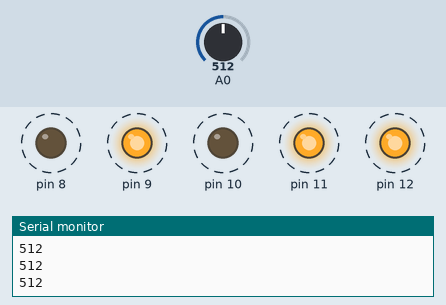
A sketch run on a simulated Arduino Uno, built with avr-gcc and run on an emulated ATmega328P. On the bench: output pins drawn as LEDs (lit = HIGH), the last lines printed to the serial monitor. Dashed ring = blinking. The test bench sets the inputs (shaded band); at power-on: A0 = 512.

Above: at 0.75 s.
1.3 s: A0 set to 116
4.3 s: A0 set to 106
At 4.72 s:
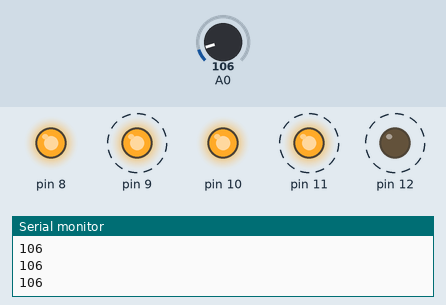
7.3 s: A0 set to 122
At 7.9 s:
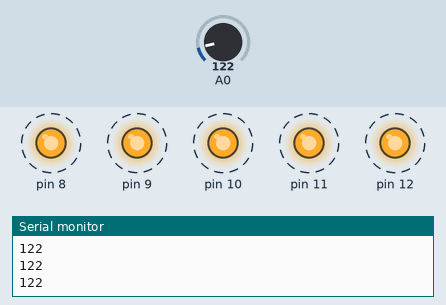
10.3 s: A0 set to 100
At 10.64 s:
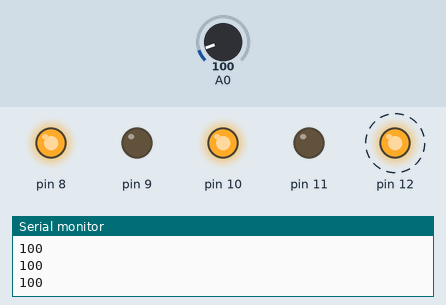
13.3 s: A0 set to 120
At 13.72 s:
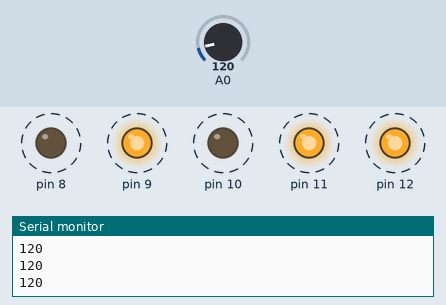
Timing chart, 0 to 17.3 s (numbered marks = the images above; inputs shaded):
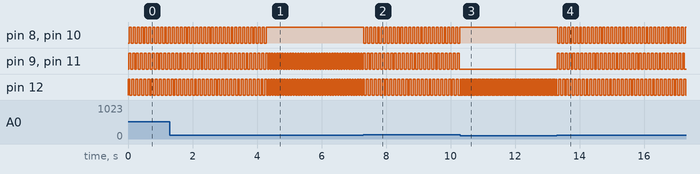

The sketch:

hear2.ino
```cpp
boolean statuslamp;
boolean statulamp;
boolean statlamp;

void setup() {
   pinMode(12,OUTPUT);
   pinMode(11,OUTPUT);
   pinMode(9,OUTPUT);
   pinMode(8,OUTPUT);
   pinMode(10,OUTPUT);
   pinMode(A0,INPUT_PULLUP);
   statuslamp=false;
   statulamp=false;
   statlamp=false;
   Serial.begin(9600);
}

void loop() {
   Serial.println (analogRead(A0));

   if(analogRead(A0)>90) {
      statuslamp=!statuslamp; // yellow
      digitalWrite(12,statuslamp);
      delay(20);
   }
   if(analogRead(A0)>100) {
      statulamp=!statulamp; // red
      digitalWrite(11,statulamp);
      digitalWrite(9,statulamp);
      delay(20);
   }
   if(analogRead(A0)>110) {
      statlamp=!statlamp; // blue
      digitalWrite(10,statlamp);
      digitalWrite(8,statlamp);
      delay(20);
}
}
```

Measured:
- the behaviour switches between 111 and 110 on A0 (found by bisection; images 0 and 1)
- after the input at 4.3 s, pin 8, pin 10: stops changing and stays HIGH; pin 9, pin 11: alternates HIGH for 0.04 s and LOW for 0.04 s, starting after 0.11 s; pin 12: alternates HIGH for 0.04 s and LOW for 0.04 s, starting after 0.09 s
- after the input at 7.3 s, pin 8, pin 10: alternates HIGH for 0.06 s and LOW for 0.06 s, starting at once; pin 9, pin 11: alternates HIGH for 0.06 s and LOW for 0.06 s, starting after 0.11 s; pin 12: alternates HIGH for 0.06 s and LOW for 0.06 s, starting after 0.09 s
- after the input at 10.3 s, pin 8, pin 10: stops changing and stays HIGH; pin 9, pin 11: stops changing and stays LOW; pin 12: alternates HIGH for 0.02 s and LOW for 0.02 s, starting at once
- after the input at 13.3 s, pin 8–11: alternates HIGH for 0.06 s and LOW for 0.06 s, starting at once; pin 12: alternates HIGH for 0.06 s and LOW for 0.06 s, starting after 0.05 s
- by itself, pin 8–12: alternates HIGH for 0.06 s and LOW for 0.06 s
